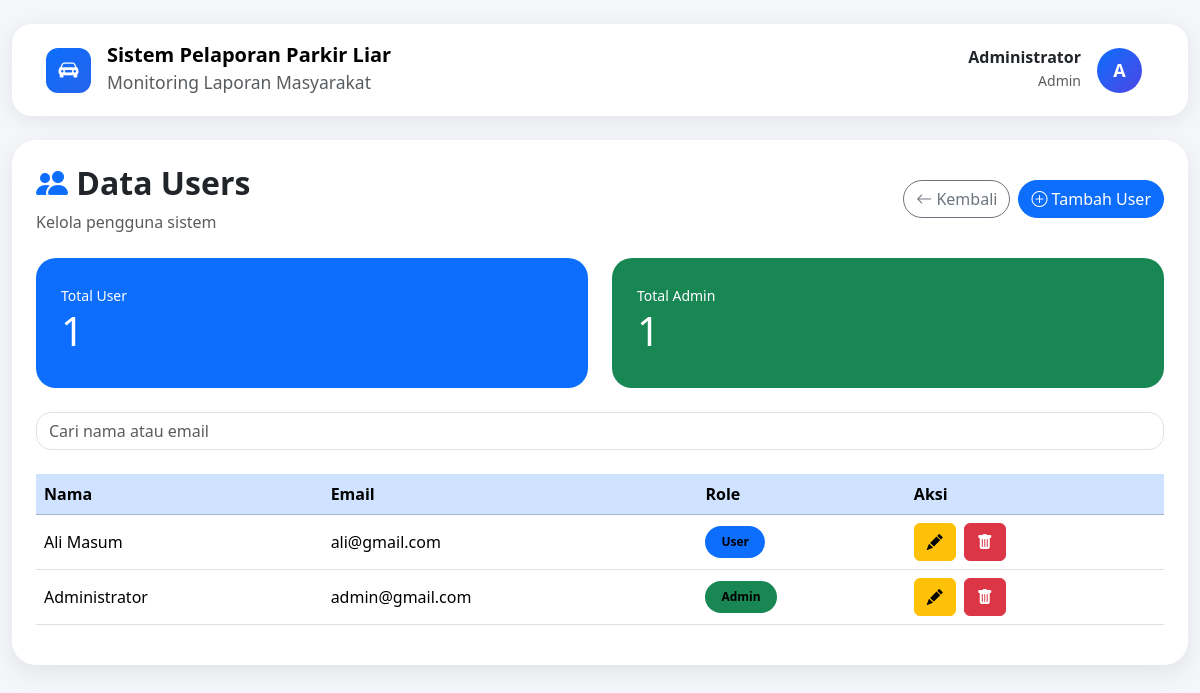
The page /admin/users.php (signed in) on the database its author committed.
### tables this page shows
CREATE TABLE `users` (
  `id_user` int(11) NOT NULL,
  `nama_lengkap` varchar(100) NOT NULL,
  `email` varchar(100) NOT NULL,
  `password` varchar(255) NOT NULL,
  `no_hp` varchar(20) DEFAULT NULL,
  `alamat` text DEFAULT NULL,
  `role` enum('admin','user') DEFAULT 'user',
  `created_at` timestamp NOT NULL DEFAULT current_timestamp()
);

### admin/users.php (the view, shortened to what this page needs)
<?php
include __DIR__ . '/../config/koneksi.php';
$query = mysqli_query($conn,
    "SELECT * FROM users
    ORDER BY id_user DESC"
);
$totalUser = mysqli_num_rows(
    mysqli_query($conn,
    "SELECT * FROM users
    WHERE role='user'")
);
$totalAdmin = mysqli_num_rows(
    mysqli_query($conn,
    "SELECT * FROM users
    WHERE role='admin'")
);
?>
<!DOCTYPE html>
<html lang="id">
<head>
<link href="https://cdn.jsdelivr.net/npm/bootstrap@5.3.3/dist/css/bootstrap.min.css"
rel="stylesheet">
<link rel="stylesheet"
href="https://cdn.jsdelivr.net/npm/bootstrap-icons@1.11.3/font/bootstrap-icons.min.css">
</head>
<body>
<div class="container-fluid py-4">
<?php include '../components/header.php'; ?>
<div class="card page-card p-4">
<div class="d-flex justify-content-between align-items-center mb-4">
    <div>
        <h2 class="fw-bold">
            <i class="bi bi-people-fill text-primary"></i>
            Data Users
        </h2>
        <p class="text-muted mb-0">
            Kelola pengguna sistem
        </p>
    </div>
    <div class="d-flex gap-2">
        <a
        href="dashboard.php"
        class="btn btn-outline-secondary rounded-pill">
            <i class="bi bi-arrow-left"></i>
            Kembali
        </a>
        <button
        class="btn btn-primary rounded-pill"
        data-bs-toggle="modal"
        data-bs-target="#modalTambah">
            <i class="bi bi-plus-circle"></i>
            Tambah User
        </button>
    </div>
</div>
<div class="row g-4 mb-4">
    <div class="col-md-6">
        <div class="stat-card bg-primary">
            <small>Total User</small>
            <h1><?= $totalUser ?></h1>
        </div>
    </div>
    <div class="col-md-6">
        <div class="stat-card bg-success">
            <small>Total Admin</small>
            <h1><?= $totalAdmin ?></h1>
        </div>
    </div>
</div>
<div class="mb-4">
    <input
    type="text"
    id="searchInput"
    class="form-control search-box"
    placeholder="Cari nama atau email">
</div>
<div class="table-responsive">
<table class="table table-hover align-middle">
<thead class="table-primary">
<tr>
<th>Nama</th>
<th>Email</th>
<th>Role</th>
<th>Aksi</th>
</tr>
</thead>
<tbody id="tableUser">
<?php while($row = mysqli_fetch_assoc($query)): ?>
<tr class="user-row">
<td><?= htmlspecialchars($row['nama_lengkap']) ?></td>
<td><?= htmlspecialchars($row['email']) ?></td>
<td>
    <span class="badge
    bg-<?= $row['role']=='admin'
    ? 'success':'primary' ?>
    badge-role">
        <?= ucfirst($row['role']) ?>
    </span>
</td>
<td>
<div class="d-flex gap-2">
<button
class="btn btn-warning"
data-bs-toggle="modal"
data-bs-target="#edit<?= $row['id_user'] ?>">
<i class="bi bi-pencil-fill"></i>
</button>
<a
href="hapus_user.php?id=<?= $row['id_user'] ?>"
class="btn btn-danger"
onclick="return confirm(
'Hapus user ini?')">
<i class="bi bi-trash-fill"></i>
</a>
</div>
</td>
</tr>
<?php endwhile; ?>
</tbody>
</table>
</div>
</div>
</div>
</body>
</html>

### admin/users.php (style rules this page uses)
body { background:#f4f6f9; }
.page-card { border:none; border-radius:24px; box-shadow:0 8px 25px rgba(0,0,0,.08); }
.stat-card { border-radius:20px; color:white; padding:25px; }
.search-box { border-radius:15px; }
.badge-role { padding:10px 16px; border-radius:999px; color:black; font-weight:600; }

### rows shown on the page
users: nama_lengkap "Ali Masum", email "ali@gmail.com", role "User"
users: nama_lengkap "Administrator", email "admin@gmail.com", role "Admin"

### other values the page prints
$nama "Administrator"
$role "Admin"
substr($nama,0,1) "A"
$totalUser "1"
$totalAdmin "1"
